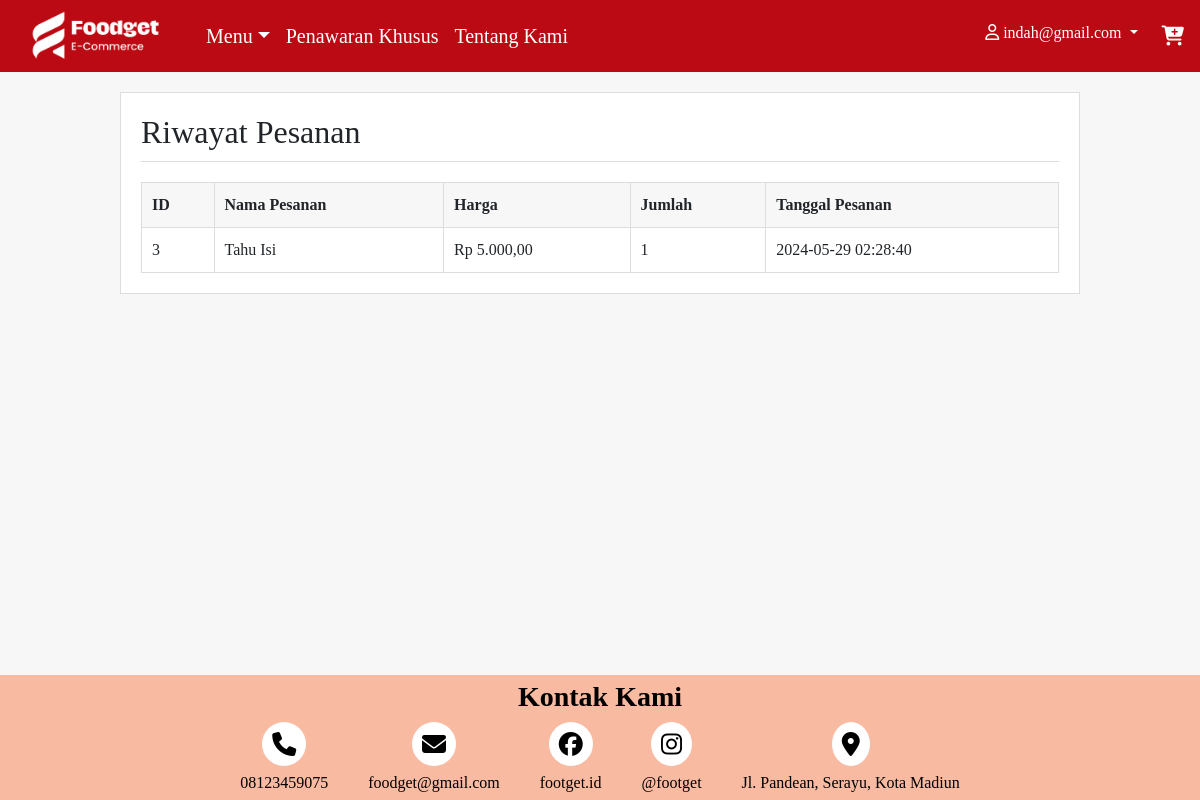
Page /riwayatPesanan.php (signed in) on the committed database.
### tables this page shows
CREATE TABLE `orders` (
  `id` int(11) NOT NULL,
  `user_id` int(11) DEFAULT NULL,
  `item_name` varchar(100) DEFAULT NULL,
  `item_price` decimal(10,2) DEFAULT NULL,
  `quantity` int(11) DEFAULT NULL,
  `order_date` timestamp NOT NULL DEFAULT current_timestamp()
);

### src/riwayatPesanan.php (the view, shortened to what this page needs)
<?php
include 'koneksiDB.php';
$user_id = $_SESSION['user_id'];
$sql = "SELECT * FROM orders WHERE user_id = '$user_id' ORDER BY id DESC";
$result = $conn->query($sql);
function formatRupiah($number){
    return 'Rp ' . number_format($number, 2, ',', '.');
}
?>
<!DOCTYPE html>
<html lang="en">
<head>
    <link rel="stylesheet" href="../vendor/twbs/bootstrap/dist/css/bootstrap.min.css">
    <?php include '../assets-templates/header.php'; ?>
</head>
<body>
    <div class="container order-history">
        <h2>Riwayat Pesanan</h2>
        <table>
            <thead>
                <tr>
                    <th>ID</th>
                    <th>Nama Pesanan</th>
                    <th>Harga</th>
                    <th>Jumlah</th>
                    <th>Tanggal Pesanan</th>
                </tr>
            </thead>
            <tbody>
                <?php if ($result->num_rows > 0): ?>
                    <?php while ($row = $result->fetch_assoc()): ?>
                        <tr>
                            <td><?= $row['id']; ?></td>
                            <td><?= $row['item_name']; ?></td>
                            <td><?= formatRupiah($row['item_price']); ?></td>
                            <td><?= $row['quantity']; ?></td>
                            <td><?= $row['order_date']; ?></td>
                        </tr>
                    <?php endwhile; ?>
                <?php else: ?>
                    <tr>
                        <td colspan="5">Tidak ada pesanan.</td>
                    </tr>
                <?php endif; ?>
            </tbody>
        </table>
    </div>
    <?php include '../assets-templates/footer.php'; ?>
</body>
</html>

### src/riwayatPesanan.php (style rules this page uses)
body { font-family: Arial, sans-serif; background-color: #f7f7f7; margin: 0; padding: 0; }
.container { margin: 20px auto; padding: 20px; background-color: white; border: 1px solid #ddd; width: 80%; }
.order-history h2 { border-bottom: 1px solid #ddd; padding-bottom: 10px; margin-bottom: 20px; }
.order-history table { width: 100%; border-collapse: collapse; }
.order-history table, th, td { border: 1px solid #ddd; padding: 10px; }
.order-history th { background-color: #f7f7f7; text-align: left; }

### assets-templates/footer.php (style rules this page uses)
body { margin: 0; font-family: 'Times New Roman', Times, serif; display: flex; flex-direction: column; min-height: 100vh; }

### rows in the picture
orders: id "3", item_name "Tahu Isi", item_price "Rp 5.000,00", quantity "1", order_date "2024-05-29 02:28:40"

### other values in the picture
$_SESSION['email'] "indah@gmail.com"
